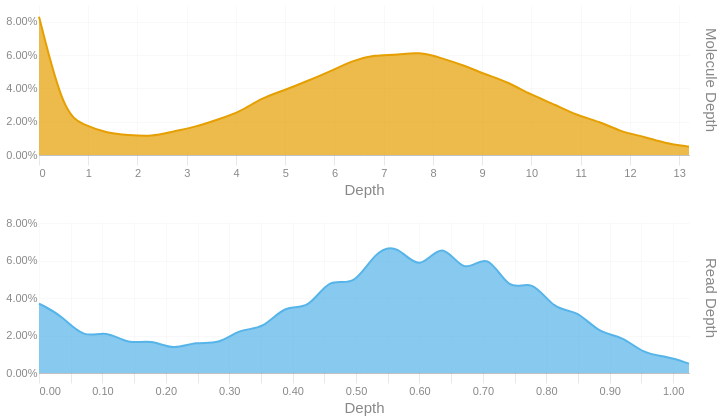

The code cell stored with this chart in its notebook:
### Code cell
readdep = depth_hist(tb['Read Depth'], q99, 3)
readdep = readdep.with_columns(pl.lit('Read Depth').alias('Metric'))
if not SKIPLR:
    moldep = depth_hist(tb['Molecule Depth'], mol_q99, 1)
    moldep = moldep.with_columns(pl.lit('Molecule Depth').alias('Metric'))
    _hist = pl.concat([readdep, moldep])
    _hist = _hist.filter(pl.col('Proportion') != 0)
    with SafeRender(_hist):
        (
            alt.Chart(_hist)        
            .mark_area(interpolate = "basis")
            .encode(
                x=alt.X('Bin:Q').scale(domainMin=0).axis(alt.Axis(title='Depth')),
                y = alt.Y('Proportion:Q', title = None).axis(format = '.2%'),
                color = alt.Color('Metric:N').legend(None),
                row = alt.Row("Metric:N").header(title = None, labelOrient = 'right'),
                tooltip = [
                    alt.Tooltip("Metric:N", title = "Metric"),
                    alt.Tooltip('Interval:N', title = "Depth Interval"),
                    alt.Tooltip('Proportion:Q', title = "% Alignments").format('.2%')
                ]
            )
            .resolve_scale(x='independent', y='independent')
            .properties(
                height = 150, width = 650,
                usermeta={'embedOptions': {'downloadFileName': f'{samplename}.depth.hist'}}
            )
        ).display()
else:
    readdep = readdep.filter(pl.col('Proportion') != 0)
    with SafeRender(readdep):
        (
            alt.Chart(readdep)        
            .mark_area(interpolate = "basis")
            .encode(
                x=alt.X('Bin:Q').scale(domainMin=0).axis(alt.Axis(title='Depth')),
                y = alt.Y('Proportion:Q', title = None).axis(format = '.2%'),
                tooltip = [
                    alt.Tooltip('Interval:N', title = "Depth Interval"),
                    alt.Tooltip('Proportion:Q', title = "% Alignments").format('.2%')
                ]
            )
            .properties(
                usermeta={'embedOptions': {'downloadFileName': f'{samplename}.depth.hist'}}
            )
        ).display()

### Figure 1 — Vega-Lite specification as saved in the notebook (floating-point values rounded to 4 significant figures)
{"width": 650, "height": 150, "config": {"title": {"anchor": "start", "dy": -15, "fontSize": 18, "color": "#888888", "subtitleColor": "#888888", "subtitleFontSize": 14}, "arc": {"fill": "#0072B2"}, "axis": {"domainColor": "#888888", "domainWidth": 0.5, "gridWidth": 0.2, "grid": false, "titleFontWeight": 400, "titleFontSize": 15, "labelFontSize": 11, "labelColor": "#888888", "tickColor": "#888888", "tickWidth": 0.2, "titleColor": "#888888"}, "axisBand": {"grid": false}, "axisX": {"grid": true, "tickSize": 10, "domainCap": "round"}, "axisY": {"domain": false, "grid": true, "tickSize": 0, "domainCap": "round"}, "background": "transparent", "header": {"labelFontSize": 15, "labelColor": "#888888", "titleFontSize": 15, "titleFontWeight": 600, "titleColor": "#888888"}, "legend": {"labelFont": "sans-serif", "labelFontSize": 12, "labelColor": "#888888", "symbolSize": 100, "symbolType": "circle", "titleFontSize": 12, "titlePadding": 10, "titleColor": "#888888", "title": null}, "range": {"category": ["#E69F00", "#56B4E9", "#009E73", "#F0E442", "#0072B2", "#D55E00", "#CC79A7", "#000000"], "diverging": ["#cfe8f3", "#a2d4ec", "#73bfe2", "#46abdb", "#1696d2", "#12719e"]}, "area": {"fill": "#0072B2", "fillOpacity": 0.7, "line": true, "strokeOpacity": 0.7}, "line": {"color": "#0072B2", "stroke": "#0072B2", "strokeWidth": 2}, "trail": {"color": "#0072B2", "stroke": "#0072B2", "strokeWidth": 0, "size": 1}, "point": {"filled": true, "fillOpacity": 1.0, "size": 95}, "text": {"color": "#888888", "fontSize": 11, "align": "right", "fontWeight": 400, "size": 11}, "bar": {"fill": "#0072B2", "stroke": null}, "view": {"stroke": null, "continuousWidth": 660, "continuousHeight": 400}}, "data": {"name": "data-b74e16bb0bd83ab5d6541e70464634e3"}, "mark": {"type": "area", "interpolate": "basis"}, "encoding": {"color": {"field": "Metric", "legend": null, "type": "nominal"}, "row": {"field": "Metric", "header": {"title": null, "labelOrient": "right"}, "type": "nominal"}, "tooltip": [{"field": "Metric", "title": "Metric", "type": "nominal"}, {"field": "Interval", "title": "Depth Interval", "type": "nominal"}, {"field": "Proportion", "format": ".2%", "title": "% Alignments", "type": "quantitative"}], "x": {"axis": {"title": "Depth"}, "field": "Bin", "scale": {"domainMin": 0}, "type": "quantitative"}, "y": {"axis": {"format": ".2%"}, "field": "Proportion", "title": null, "type": "quantitative"}}, "resolve": {"scale": {"x": "independent", "y": "independent"}}, "usermeta": {"embedOptions": {"downloadFileName": "TF26LRJL0054_5B_10484332_23Y22YLT4_L7.depth.hist"}}, "$schema": "https://vega.github.io/schema/vega-lite/v6.4.1.json", "datasets": {"data-b74e16bb0bd83ab5d6541e70464634e3": [{"Bin": 0.0, "Interval": "0.0-0.035", "Proportion": 0.037, "Metric": "Read Depth"}, {"Bin": 0.035, "Interval": "0.035-0.071", "Proportion": 0.031, "Metric": "Read Depth"}, {"Bin": 0.071, "Interval": "0.071-0.106", "Proportion": 0.018, "Metric": "Read Depth"}, {"Bin": 0.106, "Interval": "0.106-0.141", "Proportion": 0.023, "Metric": "Read Depth"}, {"Bin": 0.141, "Interval": "0.141-0.177", "Proportion": 0.015, "Metric": "Read Depth"}, {"Bin": 0.177, "Interval": "0.177-0.212", "Proportion": 0.018, "Metric": "Read Depth"}, {"Bin": 0.212, "Interval": "0.212-0.247", "Proportion": 0.012, "Metric": "Read Depth"}, {"Bin": 0.247, "Interval": "0.247-0.283", "Proportion": 0.017, "Metric": "Read Depth"}, {"Bin": 0.283, "Interval": "0.283-0.318", "Proportion": 0.015, "Metric": "Read Depth"}, {"Bin": 0.318, "Interval": "0.318-0.353", "Proportion": 0.024, "Metric": "Read Depth"}, {"Bin": 0.353, "Interval": "0.353-0.389", "Proportion": 0.023, "Metric": "Read Depth"}, {"Bin": 0.389, "Interval": "0.389-0.424", "Proportion": 0.037, "Metric": "Read Depth"}, {"Bin": 0.424, "Interval": "0.424-0.459", "Proportion": 0.033, "Metric": "Read Depth"}, {"Bin": 0.459, "Interval": "0.459-0.495", "Proportion": 0.052, "Metric": "Read Depth"}, {"Bin": 0.495, "Interval": "0.495-0.53", "Proportion": 0.045, "Metric": "Read Depth"}, {"Bin": 0.53, "Interval": "0.53-0.565", "Proportion": 0.065, "Metric": "Read Depth"}, {"Bin": 0.565, "Interval": "0.565-0.601", "Proportion": 0.069, "Metric": "Read Depth"}, {"Bin": 0.601, "Interval": "0.601-0.636", "Proportion": 0.053, "Metric": "Read Depth"}, {"Bin": 0.636, "Interval": "0.636-0.671", "Proportion": 0.072, "Metric": "Read Depth"}, {"Bin": 0.671, "Interval": "0.671-0.707", "Proportion": 0.051, "Metric": "Read Depth"}, {"Bin": 0.707, "Interval": "0.707-0.742", "Proportion": 0.066, "Metric": "Read Depth"}, {"Bin": 0.742, "Interval": "0.742-0.777", "Proportion": 0.042, "Metric": "Read Depth"}, {"Bin": 0.777, "Interval": "0.777-0.813", "Proportion": 0.051, "Metric": "Read Depth"}, {"Bin": 0.813, "Interval": "0.813-0.848", "Proportion": 0.033, "Metric": "Read Depth"}, {"Bin": 0.848, "Interval": "0.848-0.883", "Proportion": 0.034, "Metric": "Read Depth"}, {"Bin": 0.883, "Interval": "0.883-0.919", "Proportion": 0.021, "Metric": "Read Depth"}, {"Bin": 0.919, "Interval": "0.919-0.954", "Proportion": 0.02, "Metric": "Read Depth"}, {"Bin": 0.954, "Interval": "0.954-0.989", "Proportion": 0.01, "Metric": "Read Depth"}, {"Bin": 0.989, "Interval": "0.989-1.025", "Proportion": 0.009, "Metric": "Read Depth"}, {"Bin": 1.025, "Interval": "1.025-1.06", "Proportion": 0.005, "Metric": "Read Depth"}, {"Bin": 0.0, "Interval": "0.0-0.5", "Proportion": 0.083, "Metric": "Molecule Depth"}, {"Bin": 0.5, "Interval": "0.5-0.9", "Proportion": 0.025, "Metric": "Molecule Depth"}, {"Bin": 0.9, "Interval": "0.9-1.4", "Proportion": 0.018, "Metric": "Molecule Depth"}, {"Bin": 1.4, "Interval": "1.4-1.8", "Proportion": 0.013, "Metric": "Molecule Depth"}, {"Bin": 1.8, "Interval": "1.8-2.3", "Proportion": 0.012, "Metric": "Molecule Depth"}, {"Bin": 2.3, "Interval": "2.3-2.7", "Proportion": 0.011, "Metric": "Molecule Depth"}, {"Bin": 2.7, "Interval": "2.7-3.2", "Proportion": 0.014, "Metric": "Molecule Depth"}, {"Bin": 3.2, "Interval": "3.2-3.6", "Proportion": 0.017, "Metric": "Molecule Depth"}, {"Bin": 3.6, "Interval": "3.6-4.1", "Proportion": 0.021, "Metric": "Molecule Depth"}, {"Bin": 4.1, "Interval": "4.1-4.5", "Proportion": 0.026, "Metric": "Molecule Depth"}, {"Bin": 4.5, "Interval": "4.5-5.0", "Proportion": 0.034, "Metric": "Molecule Depth"}, {"Bin": 5.0, "Interval": "5.0-5.5", "Proportion": 0.039, "Metric": "Molecule Depth"}, {"Bin": 5.5, "Interval": "5.5-5.9", "Proportion": 0.045, "Metric": "Molecule Depth"}, {"Bin": 5.9, "Interval": "5.9-6.4", "Proportion": 0.05, "Metric": "Molecule Depth"}, {"Bin": 6.4, "Interval": "6.4-6.8", "Proportion": 0.057, "Metric": "Molecule Depth"}, {"Bin": 6.8, "Interval": "6.8-7.3", "Proportion": 0.06, "Metric": "Molecule Depth"}, {"Bin": 7.3, "Interval": "7.3-7.7", "Proportion": 0.06, "Metric": "Molecule Depth"}, {"Bin": 7.7, "Interval": "7.7-8.2", "Proportion": 0.062, "Metric": "Molecule Depth"}, {"Bin": 8.2, "Interval": "8.2-8.6", "Proportion": 0.058, "Metric": "Molecule Depth"}, {"Bin": 8.6, "Interval": "8.6-9.1", "Proportion": 0.054, "Metric": "Molecule Depth"}, {"Bin": 9.1, "Interval": "9.1-9.5", "Proportion": 0.048, "Metric": "Molecule Depth"}, {"Bin": 9.5, "Interval": "9.5-10.0", "Proportion": 0.044, "Metric": "Molecule Depth"}, {"Bin": 10.0, "Interval": "10.0-10.5", "Proportion": 0.036, "Metric": "Molecule Depth"}, {"Bin": 10.5, "Interval": "10.5-10.9", "Proportion": 0.03, "Metric": "Molecule Depth"}, {"Bin": 10.9, "Interval": "10.9-11.4", "Proportion": 0.024, "Metric": "Molecule Depth"}, {"Bin": 11.4, "Interval": "11.4-11.8", "Proportion": 0.02, "Metric": "Molecule Depth"}, {"Bin": 11.8, "Interval": "11.8-12.3", "Proportion": 0.014, "Metric": "Molecule Depth"}, {"Bin": 12.3, "Interval": "12.3-12.7", "Proportion": 0.011, "Metric": "Molecule Depth"}, {"Bin": 12.7, "Interval": "12.7-13.2", "Proportion": 0.007, "Metric": "Molecule Depth"}, {"Bin": 13.2, "Interval": "13.2-13.64", "Proportion": 0.005, "Metric": "Molecule Depth"}]}}
